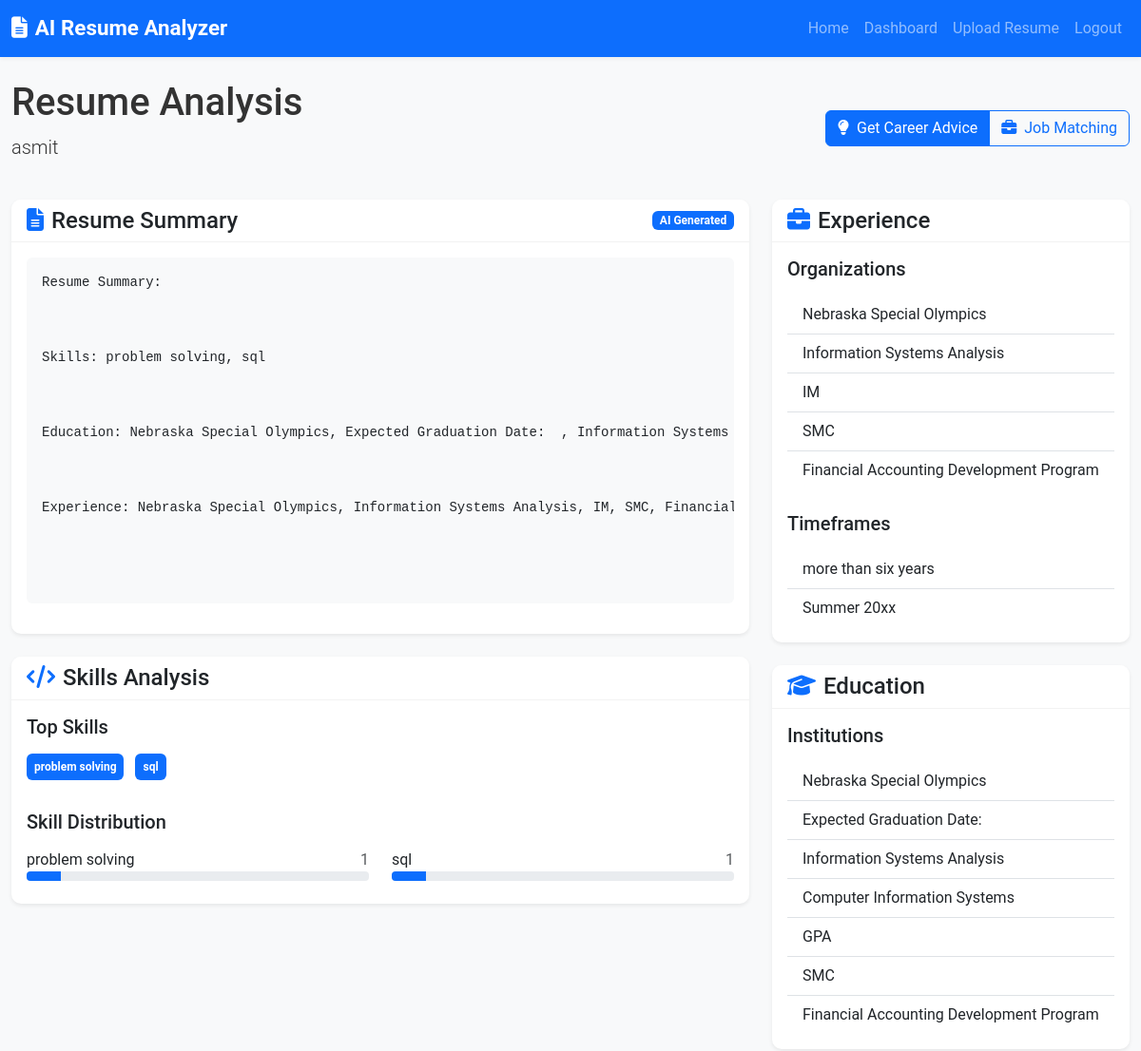
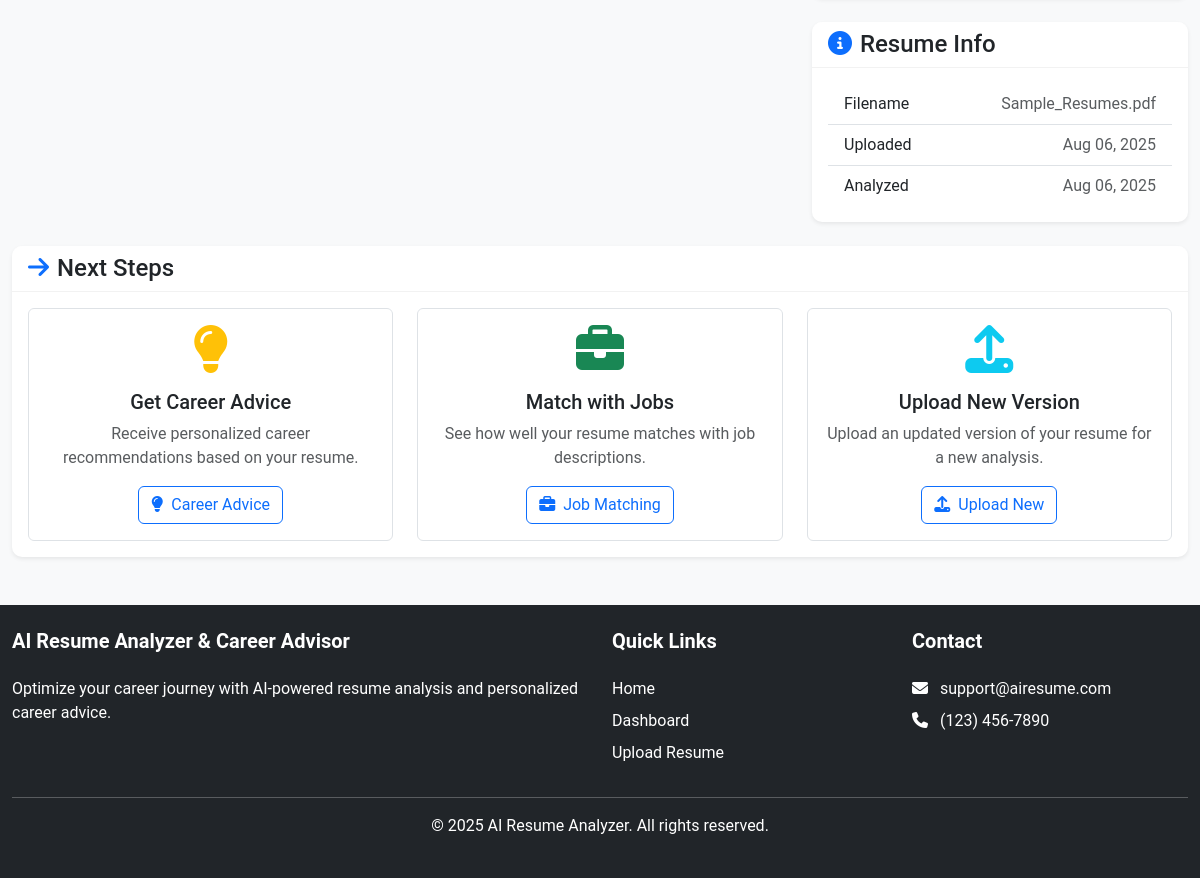
Page /analyze/1/ (signed in) on the committed database (2 pictures, top to bottom).
### resume_app/models.py (models this page shows, shortened)
class Resume(models.Model):
    user = models.ForeignKey(User, on_delete=models.CASCADE, related_name='resumes')
    title = models.CharField(max_length=255)
    file = models.FileField(upload_to=resume_upload_path)
    uploaded_at = models.DateTimeField(auto_now_add=True)
    def filename(self):
        return os.path.basename(self.file.name)

class ResumeAnalysis(models.Model):
    resume = models.OneToOneField(Resume, on_delete=models.CASCADE, related_name='analysis')
    skills = models.JSONField(default=dict)
    experience = models.JSONField(default=dict)
    education = models.JSONField(default=dict)
    summary = models.TextField(blank=True, null=True)
    analyzed_at = models.DateTimeField(auto_now_add=True)

### resume_app/views.py (the view)
# urls.py: path('analyze/<int:resume_id>/', views.analyze_resume, name='analyze_resume'),
@login_required
def analyze_resume(request, resume_id):
    resume = get_object_or_404(Resume, id=resume_id, user=request.user)
    try:
        analysis = resume.analysis
        return render(request, 'resume_app/analysis_results.html', {
            'resume': resume,
            'analysis': analysis
        })
    except ResumeAnalysis.DoesNotExist:
        try:
            file_path = resume.file.path
            parser = ResumeParser()
            analysis_results = parser.parse_resume(file_path)
            analysis = ResumeAnalysis.objects.create(
                resume=resume,
                skills=analysis_results['skills'],
                education=analysis_results['education'],
                experience=analysis_results['experience'],
                summary=analysis_results['summary']
            )
            messages.success(request, 'Resume analyzed successfully!')
            return render(request, 'resume_app/analysis_results.html', {
                'resume': resume,
                'analysis': analysis
            })
        except Exception as e:
            messages.error(request, f'Error analyzing resume: {str(e)}')
            return redirect('resume_app:upload_resume')

### resume_app/templates/resume_app/analysis_results.html (shortened to what this page needs)
{% extends 'resume_app/base.html' %}
{% block content %}
<div class="row mb-4">
    <div class="col-md-8">
        <h1 class="mb-2">Resume Analysis</h1>
        <p class="lead">{{ resume.title }}</p>
    </div>
    <div class="col-md-4 text-md-end d-flex align-items-center justify-content-md-end">
        <div class="btn-group">
            <a href="{% url 'resume_app:career_advice' resume.id %}" class="btn btn-primary">
                <i class="fas fa-lightbulb me-2"></i>Get Career Advice
            </a>
            <a href="{% url 'resume_app:job_match' resume.id %}" class="btn btn-outline-primary">
                <i class="fas fa-briefcase me-2"></i>Job Matching
            </a>
        </div>
    </div>
</div>
<div class="row">
    <div class="col-lg-8">
        <div class="card shadow-sm mb-4">
            <div class="card-header bg-white d-flex justify-content-between align-items-center">
                <h4 class="mb-0"><i class="fas fa-file-alt text-primary me-2"></i>Resume Summary</h4>
                <span class="badge bg-primary">AI Generated</span>
            </div>
            <div class="card-body">
                <pre class="bg-light p-3 rounded">{{ analysis.summary|linebreaks }}</pre>
            </div>
        </div>
        <div class="card shadow-sm mb-4">
            <div class="card-header bg-white">
                <h4 class="mb-0"><i class="fas fa-code text-primary me-2"></i>Skills Analysis</h4>
            </div>
            <div class="card-body">
                <h5 class="mb-3">Top Skills</h5>
                <div class="mb-4">
                    {% for skill in analysis.skills.top_skills %}
                    <span class="badge bg-primary me-2 mb-2 p-2">{{ skill }}</span>
                    {% empty %}
                    <p class="text-muted">No skills detected. Consider adding more specific skills to your resume.</p>
                    {% endfor %}
                </div>
                <h5 class="mb-3">Skill Distribution</h5>
                <div class="row">
                    {% for skill, count in analysis.skills.skill_counts.items %}
                    <div class="col-md-6 mb-2">
                        <div class="d-flex justify-content-between">
                            <span>{{ skill }}</span>
                            <span class="text-muted">{{ count }}</span>
                        </div>
                        <div class="progress" style="height: 10px;">
                            <div class="progress-bar" role="progressbar" style="width: {{ count }}0%;" aria-valuenow="{{ count }}" aria-valuemin="0" aria-valuemax="10"></div>
                        </div>
                    </div>
                    {% empty %}
                    <div class="col-12">
                        <p class="text-muted">No skill distribution data available.</p>
                    </div>
                    {% endfor %}
                </div>
            </div>
        </div>
    </div>
    <div class="col-lg-4">
        <div class="card shadow-sm mb-4">
            <div class="card-header bg-white">
                <h4 class="mb-0"><i class="fas fa-briefcase text-primary me-2"></i>Experience</h4>
            </div>
            <div class="card-body">
                {% if analysis.experience.organizations %}
                <h5 class="mb-3">Organizations</h5>
                <ul class="list-group list-group-flush mb-4">
                    {% for org in analysis.experience.organizations %}
                    <li class="list-group-item">{{ org }}</li>
                    {% endfor %}
                </ul>
                {% endif %}
                {% if analysis.experience.dates %}
                <h5 class="mb-3">Timeframes</h5>
                <ul class="list-group list-group-flush">
                    {% for date in analysis.experience.dates %}
                    <li class="list-group-item">{{ date }}</li>
                    {% endfor %}
                </ul>
                {% endif %}
            </div>
        </div>
        <div class="card shadow-sm mb-4">
            <div class="card-header bg-white">
                <h4 class="mb-0"><i class="fas fa-graduation-cap text-primary me-2"></i>Education</h4>
            </div>
            <div class="card-body">
                {% if analysis.education.institutions %}
                <h5 class="mb-3">Institutions</h5>
                <ul class="list-group list-group-flush">
                    {% for institution in analysis.education.institutions %}
                    <li class="list-group-item">{{ institution }}</li>
                    {% endfor %}
                </ul>
                {% else %}
                <div class="alert alert-warning">
                    <i class="fas fa-exclamation-triangle me-2"></i>No education information detected. Consider adding your educational background to your resume.
                </div>
                {% endif %}
            </div>
        </div>
        <div class="card shadow-sm">
            <div class="card-header bg-white">
                <h4 class="mb-0"><i class="fas fa-info-circle text-primary me-2"></i>Resume Info</h4>
            </div>
            <div class="card-body">
                <ul class="list-group list-group-flush">
                    <li class="list-group-item d-flex justify-content-between">
                        <span>Filename</span>
                        <span class="text-muted">{{ resume.filename }}</span>
                    </li>
                    <li class="list-group-item d-flex justify-content-between">
                        <span>Uploaded</span>
                        <span class="text-muted">{{ resume.uploaded_at|date:"M d, Y" }}</span>
                    </li>
                    <li class="list-group-item d-flex justify-content-between">
                        <span>Analyzed</span>
                        <span class="text-muted">{{ analysis.analyzed_at|date:"M d, Y" }}</span>
                    </li>
                </ul>
            </div>
        </div>
    </div>
</div>
<div class="row mt-4">
    <div class="col-12">
        <div class="card shadow-sm">
            <div class="card-header bg-white">
                <h4 class="mb-0"><i class="fas fa-arrow-right text-primary me-2"></i>Next Steps</h4>
            </div>
            <div class="card-body">
                <div class="row text-center">
                    <div class="col-md-4 mb-3 mb-md-0">
                        <div class="p-3 border rounded h-100 d-flex flex-column">
                            <div class="mb-3">
                                <i class="fas fa-lightbulb fa-3x text-warning"></i>
                            </div>
                            <h5>Get Career Advice</h5>
                            <p class="text-muted mb-3">Receive personalized career recommendations based on your resume.</p>
                            <div class="mt-auto">
                                <a href="{% url 'resume_app:career_advice' resume.id %}" class="btn btn-outline-primary">
                                    <i class="fas fa-lightbulb me-2"></i>Career Advice
                                </a>
                            </div>
                        </div>
                    </div>
                    <div class="col-md-4 mb-3 mb-md-0">
                        <div class="p-3 border rounded h-100 d-flex flex-column">
                            <div class="mb-3">
                                <i class="fas fa-briefcase fa-3x text-success"></i>
                            </div>
                            <h5>Match with Jobs</h5>
                            <p class="text-muted mb-3">See how well your resume matches with job descriptions.</p>
                            <div class="mt-auto">
                                <a href="{% url 'resume_app:job_match' resume.id %}" class="btn btn-outline-primary">
                                    <i class="fas fa-briefcase me-2"></i>Job Matching
                                </a>
                            </div>
                        </div>
                    </div>
                    <div class="col-md-4">
                        <div class="p-3 border rounded h-100 d-flex flex-column">
                            <div class="mb-3">
                                <i class="fas fa-upload fa-3x text-info"></i>
                            </div>
                            <h5>Upload New Version</h5>
                            <p class="text-muted mb-3">Upload an updated version of your resume for a new analysis.</p>
                            <div class="mt-auto">
                                <a href="{% url 'resume_app:upload_resume' %}" class="btn btn-outline-primary">
                                    <i class="fas fa-upload me-2"></i>Upload New
                                </a>
                            </div>
                        </div>
                    </div>
                </div>
            </div>
        </div>
    </div>
</div>
{% endblock %}

### resume_app/static/css/style.css (style rules this page uses)
body { font-family: 'Roboto', sans-serif; color: #333; background-color: #f8f9fa; }
.card { border: none; border-radius: 10px; overflow: hidden; transition: transform 0.3s ease, box-shadow 0.3s ease; }
.card-header { font-weight: 600; border-bottom: 1px solid rgba(0, 0, 0, 0.05); }
.progress { height: 8px; border-radius: 4px; }

### rows in the picture
Resume: title "asmit", filename "Sample_Resumes.pdf", uploaded_at "Aug 06, 2025"
ResumeAnalysis: summary "Resume Summary: Skills: problem solving, sql Education: Nebraska Special Olympics, Expected Graduation Date: , Information Systems Experience: Nebraska Special Olympics, Information Systems Analysis, IM, SMC,…", analyzed_at "Aug 06, 2025"

### other values in the picture
{{ skill }} "problem solving" "sql"
{{ count }} "1" "1"
{{ org }} "Nebraska Special Olympics" "Information Systems Analysis" "IM" "SMC" "Financial Accounting Development Program"
{{ date }} "more than six years" "Summer 20xx"
{{ institution }} "Nebraska Special Olympics" "Expected Graduation Date:" "Information Systems Analysis" "Computer Information Systems" "GPA" "SMC" "Financial Accounting Development Program"
